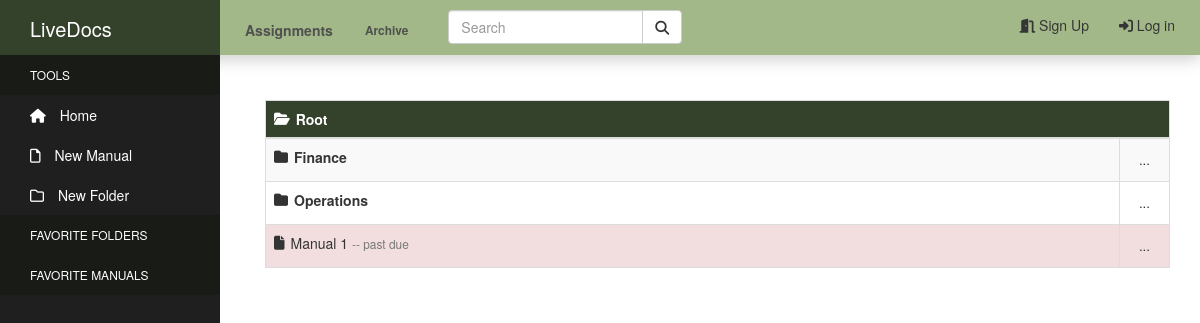
Before: / with the older database file.
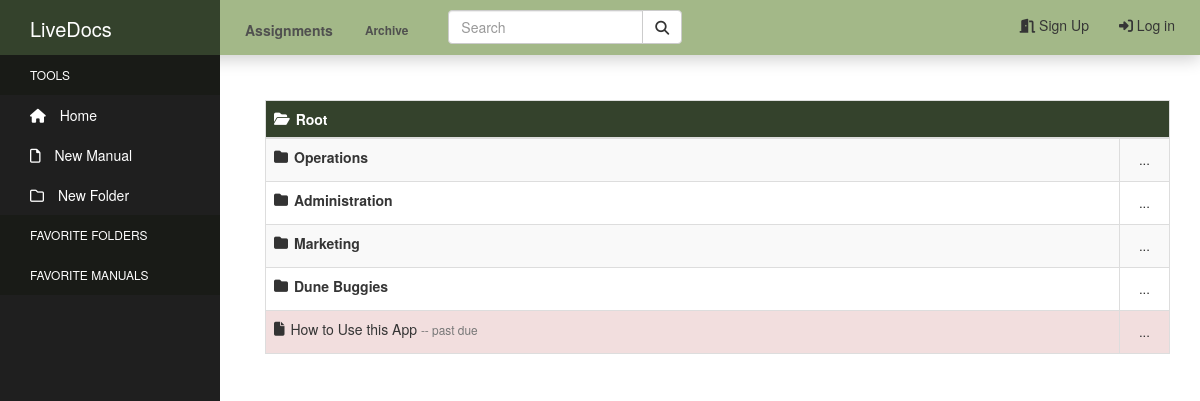
After: the same page with the newer database file.
### manuals/models.py (models this page shows, shortened)
class Directory(MPTTModel):
    name = models.CharField(max_length=50, unique=True)
    created_by = models.ForeignKey(User, null=True, on_delete=models.SET_NULL)
    parent = TreeForeignKey(
    'self',
    null=True,
    blank=True,
    related_name='children',
    on_delete=models.CASCADE
    )
    class MPTTMeta:
        order_insertion_by: ['name']
    class Meta:
        verbose_name = 'Directory'
        verbose_name_plural = 'Directories'

class Manual(models.Model):
    title = models.CharField(max_length=100)
    author = models.ForeignKey(User, related_name='author', null=True, on_delete=models.SET_NULL)
    content = models.TextField()
    tags = models.CharField(max_length=150, blank=True, null=True)
    pub_date = models.DateTimeField('Date Published', auto_now_add=True)
    admin = models.ManyToManyField(User, related_name='admin_of')
    department = models.ForeignKey(Department, related_name='manual_set', null=True, on_delete=models.SET_NULL)
    last_update = models.DateTimeField('Last Update', null=True, auto_now=True)
    last_update_by = models.ForeignKey(User, related_name='updated_by', null=True, on_delete=models.SET_NULL)
    next_update = models.DateTimeField('Next Update Due', null=True)
    update_assigned_to = models.ForeignKey(User, related_name='assigned_to', blank=True, null=True, on_delete=models.SET_NULL)
    is_archived = models.BooleanField('Archived', default=False)
    folder = TreeForeignKey(
    'Directory',
    default=1,
    related_name='manuals',
    on_delete=models.CASCADE
    )
    objects = models.Manager()
    active_objects = ManualActiveManager()
    def update_status(self):
        now = timezone.now()
        status = [
            'up_to_date',
            'due_soon',
            'overdue'
        ]
        if self.next_update - now >= datetime.timedelta(weeks=2):
            return status[0]
        elif self.next_update - now <= datetime.timedelta(days=0):
            return status[2]
        else:
            return status[1]

### manuals/views.py (the view)
# urls.py: path('', views.index, name='index'),
def index(request):
    if request.method == 'GET':
        dir_id = int(request.GET.get('dir_id', default=1))
        current_folder = Directory.objects.get(pk=dir_id)
        children = current_folder.get_children()
        ancestors = current_folder.get_ancestors()
        manuals = current_folder.manuals(manager='active_objects').all()
        context = {
            'directories': children,
            'current_folder': current_folder,
            'ancestors': ancestors,
            'manuals': manuals,
        }
        if request.is_ajax():
            return render(request, 'manuals/index_table.html', context)
        else:
            assignments = get_assignment_count(request.user)
            context.update(assignments)
            return render(request, 'manuals/index.html', context)

### manuals/managers.py (called while the page is built)
    def get_queryset(self):
        return super().get_queryset().filter(is_archived=False)

### manuals/my_functions.py (called while the page is built, shortened)
def get_assignment_count(user):
    if not user.is_authenticated:
        counts = {
            'assigned_count': 0,
            'overdue_count': 0,
            'due_soon_count': 0,
            'current_count': 0
        }
        return counts

### manuals_site/my_processors/my_context.py (called while the page is built)
def custom_message_processor(request):
    messages = []
    uniq_messages = []
    for m in get_messages(request):
        if m.message not in messages:
            messages.append(m.message)
            uniq_messages.append(m)
    return {'messages': uniq_messages}

### manuals/templates/manuals/index.html (shortened to what this page needs)
{% extends "manuals/header.html" %}
{% block content %}
{% load static %}
{% load mptt_tags %}
    <div class="container-fluid" id="dir-table">
        {% include "manuals/index_table.html" %}
    </div>
{% endblock %}

### manuals/templates/manuals/index_table.html (shortened to what this page needs)
{% load static %}
{% load mptt_tags %}
<table class="table table-striped table-bordered table-hover">
    <thead class="thead-dark">
    <tr>
        <th colspan="2" scope="col" class="file-root" id="pk-{{ current_folder.id }}">
            <strong>{{ current_folder.name }}</strong>
        </th>
    </tr>
    </thead>
    <tbody>
    {% for directory in directories %}
        {% if not directory.name == "Root" %}
            <tr>
                <td class="file-folder col-main">
                    <strong><a class="folder" id="pk-{{ directory.id }}"  href="#">{{ directory.name }}</a></strong>
                </td>
                <td class="col-secondary">
                    <div class="folder-dropdown">
                        <a class="btn btn-sm btn-drop" href="#">...</a>
                    </div>
                </td>
            </tr>
        {% endif %}
    {% endfor %}
    {% for manual in manuals %}
        {% if manual.update_status == "due_soon" %}
            <tr class="warning">
            <td class="file-file"><a href="{% url 'manual-detail' manual.id %}">{{ manual.title }}</a>
                <small class="text-muted"> -- due soon</small>
            </td>
        {% elif manual.update_status == "overdue" %}
            <tr class="danger">
            <td class="file-file"><a href="{% url 'manual-detail' manual.id %}">{{ manual.title }}</a>
                <small class="text-muted"> -- past due</small>
            </td>
        {% else %}
            <tr>
            <td class="file-file"><a href="{% url 'manual-detail' manual.id %}">{{ manual.title }}</a></td>
        {% endif %}
            <td class="col-secondary">
                <div class="folder-dropdown">
                    <a class="btn btn-sm btn-drop" href="#">...</a>
                </div>
            </td>
        </tr>
    {% endfor %}
    </tbody>
</table>

Changed rows visible on the page:
removed Directory: name "Finance"
removed Manual: title "Manual 1"
added Directory: name "Administration"
added Directory: name "Marketing"
added Directory: name "Dune Buggies"
added Manual: title "How to Use this App"
